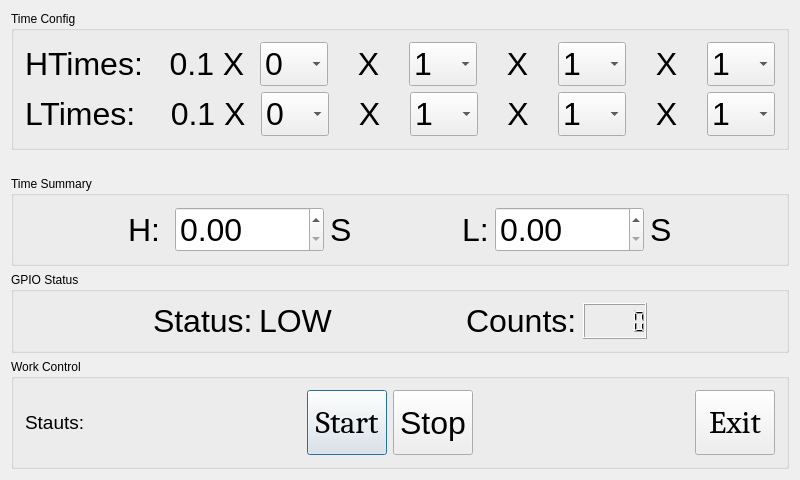
<?xml version="1.0" encoding="UTF-8"?>
<ui version="4.0">
 <class>Dialog</class>
 <widget class="QDialog" name="Dialog">
  <property name="geometry">
   <rect>
    <x>0</x>
    <y>0</y>
    <width>800</width>
    <height>480</height>
   </rect>
  </property>
  <property name="sizePolicy">
   <sizepolicy hsizetype="Fixed" vsizetype="Fixed">
    <horstretch>0</horstretch>
    <verstretch>0</verstretch>
   </sizepolicy>
  </property>
  <property name="windowTitle">
   <string>Dialog</string>
  </property>
  <layout class="QVBoxLayout" name="verticalLayout_2">
   <item>
    <widget class="QGroupBox" name="groupBox">
     <property name="title">
      <string>Time Config</string>
     </property>
     <layout class="QVBoxLayout" name="verticalLayout">
      <item>
       <layout class="QHBoxLayout" name="horizontalLayout_3">
        <item>
         <widget class="QLabel" name="hightimeLab">
          <property name="font">
           <font>
            <pointsize>24</pointsize>
           </font>
          </property>
          <property name="text">
           <string>HTimes:   0.1 X </string>
          </property>
         </widget>
        </item>
        <item>
         <widget class="QComboBox" name="c1Box">
          <property name="sizePolicy">
           <sizepolicy hsizetype="Preferred" vsizetype="Fixed">
            <horstretch>0</horstretch>
            <verstretch>0</verstretch>
           </sizepolicy>
          </property>
          <property name="font">
           <font>
            <pointsize>24</pointsize>
           </font>
          </property>
          <item>
           <property name="text">
            <string>0</string>
           </property>
          </item>
          <item>
           <property name="text">
            <string>1</string>
           </property>
          </item>
          <item>
           <property name="text">
            <string>2</string>
           </property>
          </item>
          <item>
           <property name="text">
            <string>3</string>
           </property>
          </item>
          <item>
           <property name="text">
            <string>4</string>
           </property>
          </item>
          <item>
           <property name="text">
            <string>5</string>
           </property>
          </item>
          <item>
           <property name="text">
            <string>6</string>
           </property>
          </item>
          <item>
           <property name="text">
            <string>7</string>
           </property>
          </item>
          <item>
           <property name="text">
            <string>8</string>
           </property>
          </item>
          <item>
           <property name="text">
            <string>9</string>
           </property>
          </item>
          <item>
           <property name="text">
            <string>10</string>
           </property>
          </item>
         </widget>
        </item>
        <item>
         <widget class="QLabel" name="x1Lab">
          <property name="font">
           <font>
            <pointsize>24</pointsize>
           </font>
          </property>
          <property name="text">
           <string>X</string>
          </property>
          <property name="alignment">
           <set>Qt::AlignCenter</set>
          </property>
         </widget>
        </item>
        <item>
         <widget class="QComboBox" name="c2Box">
          <property name="sizePolicy">
           <sizepolicy hsizetype="Preferred" vsizetype="Fixed">
            <horstretch>0</horstretch>
            <verstretch>0</verstretch>
           </sizepolicy>
          </property>
          <property name="font">
           <font>
            <pointsize>24</pointsize>
           </font>
          </property>
          <item>
           <property name="text">
            <string>1</string>
           </property>
          </item>
          <item>
           <property name="text">
            <string>2</string>
           </property>
          </item>
          <item>
           <property name="text">
            <string>3</string>
           </property>
          </item>
          <item>
           <property name="text">
            <string>4</string>
           </property>
          </item>
          <item>
           <property name="text">
            <string>5</string>
           </property>
          </item>
          <item>
           <property name="text">
            <string>6</string>
           </property>
          </item>
          <item>
           <property name="text">
            <string>7</string>
           </property>
          </item>
          <item>
           <property name="text">
            <string>8</string>
           </property>
          </item>
          <item>
           <property name="text">
            <string>9</string>
           </property>
          </item>
          <item>
           <property name="text">
            <string>10</string>
           </property>
          </item>
         </widget>
        </item>
        <item>
         <widget class="QLabel" name="x2Lab">
          <property name="font">
           <font>
            <pointsize>24</pointsize>
           </font>
          </property>
          <property name="text">
           <string>X</string>
          </property>
          <property name="alignment">
           <set>Qt::AlignCenter</set>
          </property>
         </widget>
        </item>
        <item>
         <widget class="QComboBox" name="c3Box">
          <property name="sizePolicy">
           <sizepolicy hsizetype="Preferred" vsizetype="Fixed">
            <horstretch>0</horstretch>
            <verstretch>0</verstretch>
           </sizepolicy>
          </property>
          <property name="font">
           <font>
            <pointsize>24</pointsize>
           </font>
          </property>
          <item>
           <property name="text">
            <string>1</string>
           </property>
          </item>
          <item>
           <property name="text">
            <string>2</string>
           </property>
          </item>
          <item>
           <property name="text">
            <string>3</string>
           </property>
          </item>
          <item>
           <property name="text">
            <string>4</string>
           </property>
          </item>
          <item>
           <property name="text">
            <string>5</string>
           </property>
          </item>
          <item>
           <property name="text">
            <string>6</string>
           </property>
          </item>
          <item>
           <property name="text">
            <string>7</string>
           </property>
          </item>
          <item>
           <property name="text">
            <string>8</string>
           </property>
          </item>
          <item>
           <property name="text">
            <string>9</string>
           </property>
          </item>
          <item>
           <property name="text">
            <string>10</string>
           </property>
          </item>
         </widget>
        </item>
        <item>
         <widget class="QLabel" name="x3Lab">
          <property name="font">
           <font>
            <pointsize>24</pointsize>
           </font>
          </property>
          <property name="text">
           <string>X</string>
          </property>
          <property name="alignment">
           <set>Qt::AlignCenter</set>
          </property>
         </widget>
        </item>
        <item>
         <widget class="QComboBox" name="c4Box">
          <property name="font">
           <font>
            <pointsize>24</pointsize>
           </font>
          </property>
          <item>
           <property name="text">
            <string>1</string>
           </property>
          </item>
          <item>
           <property name="text">
            <string>2</string>
           </property>
          </item>
          <item>
           <property name="text">
            <string>3</string>
           </property>
          </item>
          <item>
           <property name="text">
            <string>4</string>
           </property>
          </item>
          <item>
           <property name="text">
            <string>5</string>
           </property>
          </item>
          <item>
           <property name="text">
            <string>6</string>
           </property>
          </item>
          <item>
           <property name="text">
            <string>7</string>
           </property>
          </item>
          <item>
           <property name="text">
            <string>8</string>
           </property>
          </item>
          <item>
           <property name="text">
            <string>9</string>
           </property>
          </item>
          <item>
           <property name="text">
            <string>10</string>
           </property>
          </item>
         </widget>
        </item>
       </layout>
      </item>
      <item>
       <layout class="QHBoxLayout" name="horizontalLayout_4">
        <item>
         <widget class="QLabel" name="lowtimeLab">
          <property name="font">
           <font>
            <pointsize>24</pointsize>
           </font>
          </property>
          <property name="text">
           <string>LTimes:    0.1 X </string>
          </property>
         </widget>
        </item>
        <item>
         <widget class="QComboBox" name="c5Box">
          <property name="sizePolicy">
           <sizepolicy hsizetype="Preferred" vsizetype="Fixed">
            <horstretch>0</horstretch>
            <verstretch>0</verstretch>
           </sizepolicy>
          </property>
          <property name="font">
           <font>
            <pointsize>24</pointsize>
           </font>
          </property>
          <item>
           <property name="text">
            <string>0</string>
           </property>
          </item>
          <item>
           <property name="text">
            <string>1</string>
           </property>
          </item>
          <item>
           <property name="text">
            <string>2</string>
           </property>
          </item>
          <item>
           <property name="text">
            <string>3</string>
           </property>
          </item>
          <item>
           <property name="text">
            <string>4</string>
           </property>
          </item>
          <item>
           <property name="text">
            <string>5</string>
           </property>
          </item>
          <item>
           <property name="text">
            <string>6</string>
           </property>
          </item>
          <item>
           <property name="text">
            <string>7</string>
           </property>
          </item>
          <item>
           <property name="text">
            <string>8</string>
           </property>
          </item>
          <item>
           <property name="text">
            <string>9</string>
           </property>
          </item>
          <item>
           <property name="text">
            <string>10</string>
           </property>
          </item>
         </widget>
        </item>
        <item>
         <widget class="QLabel" name="x4Lab">
          <property name="font">
           <font>
            <pointsize>24</pointsize>
           </font>
          </property>
          <property name="text">
           <string>X</string>
          </property>
          <property name="alignment">
           <set>Qt::AlignCenter</set>
          </property>
         </widget>
        </item>
        <item>
         <widget class="QComboBox" name="c6Box">
          <property name="sizePolicy">
           <sizepolicy hsizetype="Preferred" vsizetype="Fixed">
            <horstretch>0</horstretch>
            <verstretch>0</verstretch>
           </sizepolicy>
          </property>
          <property name="font">
           <font>
            <pointsize>24</pointsize>
           </font>
          </property>
          <item>
           <property name="text">
            <string>1</string>
           </property>
          </item>
          <item>
           <property name="text">
            <string>2</string>
           </property>
          </item>
          <item>
           <property name="text">
            <string>3</string>
           </property>
          </item>
          <item>
           <property name="text">
            <string>4</string>
           </property>
          </item>
          <item>
           <property name="text">
            <string>5</string>
           </property>
          </item>
          <item>
           <property name="text">
            <string>6</string>
           </property>
          </item>
          <item>
           <property name="text">
            <string>7</string>
           </property>
          </item>
          <item>
           <property name="text">
            <string>8</string>
           </property>
          </item>
          <item>
           <property name="text">
            <string>9</string>
           </property>
          </item>
          <item>
           <property name="text">
            <string>10</string>
           </property>
          </item>
         </widget>
        </item>
        <item>
         <widget class="QLabel" name="x5Lab">
          <property name="font">
           <font>
            <pointsize>24</pointsize>
           </font>
          </property>
          <property name="text">
           <string>X</string>
          </property>
          <property name="alignment">
           <set>Qt::AlignCenter</set>
          </property>
         </widget>
        </item>
        <item>
         <widget class="QComboBox" name="c7Box">
          <property name="sizePolicy">
           <sizepolicy hsizetype="Preferred" vsizetype="Fixed">
            <horstretch>0</horstretch>
            <verstretch>0</verstretch>
           </sizepolicy>
          </property>
          <property name="font">
           <font>
            <pointsize>24</pointsize>
           </font>
          </property>
          <item>
           <property name="text">
            <string>1</string>
           </property>
          </item>
          <item>
           <property name="text">
            <string>2</string>
           </property>
          </item>
          <item>
           <property name="text">
            <string>3</string>
           </property>
          </item>
          <item>
           <property name="text">
            <string>4</string>
           </property>
          </item>
          <item>
           <property name="text">
            <string>5</string>
           </property>
          </item>
          <item>
           <property name="text">
            <string>6</string>
           </property>
          </item>
          <item>
           <property name="text">
            <string>7</string>
           </property>
          </item>
          <item>
           <property name="text">
            <string>8</string>
           </property>
          </item>
          <item>
           <property name="text">
            <string>9</string>
           </property>
          </item>
          <item>
           <property name="text">
            <string>10</string>
           </property>
          </item>
         </widget>
        </item>
        <item>
         <widget class="QLabel" name="x6Lab">
          <property name="font">
           <font>
            <pointsize>24</pointsize>
           </font>
          </property>
          <property name="text">
           <string>X</string>
          </property>
          <property name="alignment">
           <set>Qt::AlignCenter</set>
          </property>
         </widget>
        </item>
        <item>
         <widget class="QComboBox" name="c8Box">
          <property name="font">
           <font>
            <pointsize>24</pointsize>
           </font>
          </property>
          <item>
           <property name="text">
            <string>1</string>
           </property>
          </item>
          <item>
           <property name="text">
            <string>2</string>
           </property>
          </item>
          <item>
           <property name="text">
            <string>3</string>
           </property>
          </item>
          <item>
           <property name="text">
            <string>4</string>
           </property>
          </item>
          <item>
           <property name="text">
            <string>5</string>
           </property>
          </item>
          <item>
           <property name="text">
            <string>6</string>
           </property>
          </item>
          <item>
           <property name="text">
            <string>7</string>
           </property>
          </item>
          <item>
           <property name="text">
            <string>8</string>
           </property>
          </item>
          <item>
           <property name="text">
            <string>9</string>
           </property>
          </item>
          <item>
           <property name="text">
            <string>10</string>
           </property>
          </item>
         </widget>
        </item>
       </layout>
      </item>
     </layout>
    </widget>
   </item>
   <item>
    <spacer name="horizontalSpacer_8">
     <property name="orientation">
      <enum>Qt::Horizontal</enum>
     </property>
     <property name="sizeHint" stdset="0">
      <size>
       <width>40</width>
       <height>20</height>
      </size>
     </property>
    </spacer>
   </item>
   <item>
    <widget class="QGroupBox" name="groupBox_2">
     <property name="title">
      <string>Time Summary</string>
     </property>
     <layout class="QHBoxLayout" name="horizontalLayout_6">
      <item>
       <spacer name="horizontalSpacer_2">
        <property name="orientation">
         <enum>Qt::Horizontal</enum>
        </property>
        <property name="sizeHint" stdset="0">
         <size>
          <width>40</width>
          <height>20</height>
         </size>
        </property>
       </spacer>
      </item>
      <item>
       <layout class="QHBoxLayout" name="horizontalLayout_2">
        <item>
         <widget class="QLabel" name="label_2">
          <property name="font">
           <font>
            <pointsize>24</pointsize>
           </font>
          </property>
          <property name="text">
           <string>H: </string>
          </property>
         </widget>
        </item>
        <item>
         <widget class="QDoubleSpinBox" name="d1SpinBox">
          <property name="sizePolicy">
           <sizepolicy hsizetype="Minimum" vsizetype="Fixed">
            <horstretch>0</horstretch>
            <verstretch>0</verstretch>
           </sizepolicy>
          </property>
          <property name="font">
           <font>
            <pointsize>24</pointsize>
           </font>
          </property>
          <property name="maximum">
           <double>1000.000000000000000</double>
          </property>
         </widget>
        </item>
        <item>
         <widget class="QLabel" name="unit1Lab">
          <property name="font">
           <font>
            <pointsize>24</pointsize>
           </font>
          </property>
          <property name="text">
           <string>S</string>
          </property>
         </widget>
        </item>
       </layout>
      </item>
      <item>
       <spacer name="horizontalSpacer_4">
        <property name="orientation">
         <enum>Qt::Horizontal</enum>
        </property>
        <property name="sizeHint" stdset="0">
         <size>
          <width>40</width>
          <height>20</height>
         </size>
        </property>
       </spacer>
      </item>
      <item>
       <layout class="QHBoxLayout" name="horizontalLayout_5">
        <item>
         <widget class="QLabel" name="label_3">
          <property name="font">
           <font>
            <pointsize>24</pointsize>
           </font>
          </property>
          <property name="text">
           <string>L:</string>
          </property>
         </widget>
        </item>
        <item>
         <widget class="QDoubleSpinBox" name="d2SpinBox">
          <property name="sizePolicy">
           <sizepolicy hsizetype="Minimum" vsizetype="Fixed">
            <horstretch>0</horstretch>
            <verstretch>0</verstretch>
           </sizepolicy>
          </property>
          <property name="font">
           <font>
            <pointsize>24</pointsize>
           </font>
          </property>
          <property name="maximum">
           <double>1000.000000000000000</double>
          </property>
         </widget>
        </item>
        <item>
         <widget class="QLabel" name="unit2Lab">
          <property name="font">
           <font>
            <pointsize>24</pointsize>
           </font>
          </property>
          <property name="text">
           <string>S</string>
          </property>
         </widget>
        </item>
       </layout>
      </item>
      <item>
       <spacer name="horizontalSpacer_5">
        <property name="orientation">
         <enum>Qt::Horizontal</enum>
        </property>
        <property name="sizeHint" stdset="0">
         <size>
          <width>40</width>
          <height>20</height>
         </size>
        </property>
       </spacer>
      </item>
     </layout>
    </widget>
   </item>
   <item>
    <widget class="QGroupBox" name="groupBox_4">
     <property name="title">
      <string>GPIO Status</string>
     </property>
     <layout class="QHBoxLayout" name="horizontalLayout_9">
      <item>
       <spacer name="horizontalSpacer_7">
        <property name="orientation">
         <enum>Qt::Horizontal</enum>
        </property>
        <property name="sizeHint" stdset="0">
         <size>
          <width>40</width>
          <height>20</height>
         </size>
        </property>
       </spacer>
      </item>
      <item>
       <layout class="QHBoxLayout" name="horizontalLayout_7">
        <item>
         <widget class="QLabel" name="label_4">
          <property name="font">
           <font>
            <pointsize>24</pointsize>
           </font>
          </property>
          <property name="text">
           <string>Status:</string>
          </property>
         </widget>
        </item>
        <item>
         <widget class="QLabel" name="statuLab">
          <property name="font">
           <font>
            <pointsize>24</pointsize>
           </font>
          </property>
          <property name="text">
           <string>LOW</string>
          </property>
         </widget>
        </item>
       </layout>
      </item>
      <item>
       <spacer name="horizontalSpacer_6">
        <property name="orientation">
         <enum>Qt::Horizontal</enum>
        </property>
        <property name="sizeHint" stdset="0">
         <size>
          <width>40</width>
          <height>20</height>
         </size>
        </property>
       </spacer>
      </item>
      <item>
       <layout class="QHBoxLayout" name="horizontalLayout_8">
        <item>
         <widget class="QLabel" name="label_6">
          <property name="font">
           <font>
            <pointsize>24</pointsize>
           </font>
          </property>
          <property name="text">
           <string>Counts:</string>
          </property>
         </widget>
        </item>
        <item>
         <widget class="QLCDNumber" name="lcdNumber">
          <property name="font">
           <font>
            <pointsize>24</pointsize>
           </font>
          </property>
         </widget>
        </item>
       </layout>
      </item>
      <item>
       <spacer name="horizontalSpacer_9">
        <property name="orientation">
         <enum>Qt::Horizontal</enum>
        </property>
        <property name="sizeHint" stdset="0">
         <size>
          <width>40</width>
          <height>20</height>
         </size>
        </property>
       </spacer>
      </item>
     </layout>
    </widget>
   </item>
   <item>
    <widget class="QGroupBox" name="groupBox_3">
     <property name="title">
      <string>Work Control</string>
     </property>
     <layout class="QHBoxLayout" name="horizontalLayout">
      <item>
       <widget class="QLabel" name="label">
        <property name="font">
         <font>
          <pointsize>14</pointsize>
         </font>
        </property>
        <property name="text">
         <string>Stauts:</string>
        </property>
       </widget>
      </item>
      <item>
       <spacer name="horizontalSpacer_3">
        <property name="orientation">
         <enum>Qt::Horizontal</enum>
        </property>
        <property name="sizeHint" stdset="0">
         <size>
          <width>40</width>
          <height>20</height>
         </size>
        </property>
       </spacer>
      </item>
      <item>
       <widget class="QPushButton" name="startBtn">
        <property name="sizePolicy">
         <sizepolicy hsizetype="Minimum" vsizetype="Expanding">
          <horstretch>0</horstretch>
          <verstretch>0</verstretch>
         </sizepolicy>
        </property>
        <property name="font">
         <font>
          <family>Cambria</family>
          <pointsize>24</pointsize>
         </font>
        </property>
        <property name="text">
         <string>Start</string>
        </property>
       </widget>
      </item>
      <item>
       <widget class="QPushButton" name="stopBtn">
        <property name="sizePolicy">
         <sizepolicy hsizetype="Minimum" vsizetype="Expanding">
          <horstretch>0</horstretch>
          <verstretch>0</verstretch>
         </sizepolicy>
        </property>
        <property name="font">
         <font>
          <pointsize>24</pointsize>
         </font>
        </property>
        <property name="text">
         <string>Stop</string>
        </property>
       </widget>
      </item>
      <item>
       <spacer name="horizontalSpacer">
        <property name="orientation">
         <enum>Qt::Horizontal</enum>
        </property>
        <property name="sizeHint" stdset="0">
         <size>
          <width>207</width>
          <height>20</height>
         </size>
        </property>
       </spacer>
      </item>
      <item>
       <widget class="QPushButton" name="exitBtn">
        <property name="sizePolicy">
         <sizepolicy hsizetype="Minimum" vsizetype="Expanding">
          <horstretch>0</horstretch>
          <verstretch>0</verstretch>
         </sizepolicy>
        </property>
        <property name="font">
         <font>
          <family>Cambria</family>
          <pointsize>24</pointsize>
         </font>
        </property>
        <property name="text">
         <string>Exit</string>
        </property>
       </widget>
      </item>
     </layout>
    </widget>
   </item>
  </layout>
 </widget>
 <layoutdefault spacing="6" margin="11"/>
 <tabstops>
  <tabstop>c1Box</tabstop>
  <tabstop>c2Box</tabstop>
  <tabstop>c3Box</tabstop>
  <tabstop>c4Box</tabstop>
  <tabstop>c5Box</tabstop>
  <tabstop>c6Box</tabstop>
  <tabstop>c7Box</tabstop>
  <tabstop>c8Box</tabstop>
  <tabstop>d1SpinBox</tabstop>
  <tabstop>d2SpinBox</tabstop>
  <tabstop>startBtn</tabstop>
  <tabstop>stopBtn</tabstop>
  <tabstop>exitBtn</tabstop>
 </tabstops>
 <resources/>
 <connections/>
</ui>
